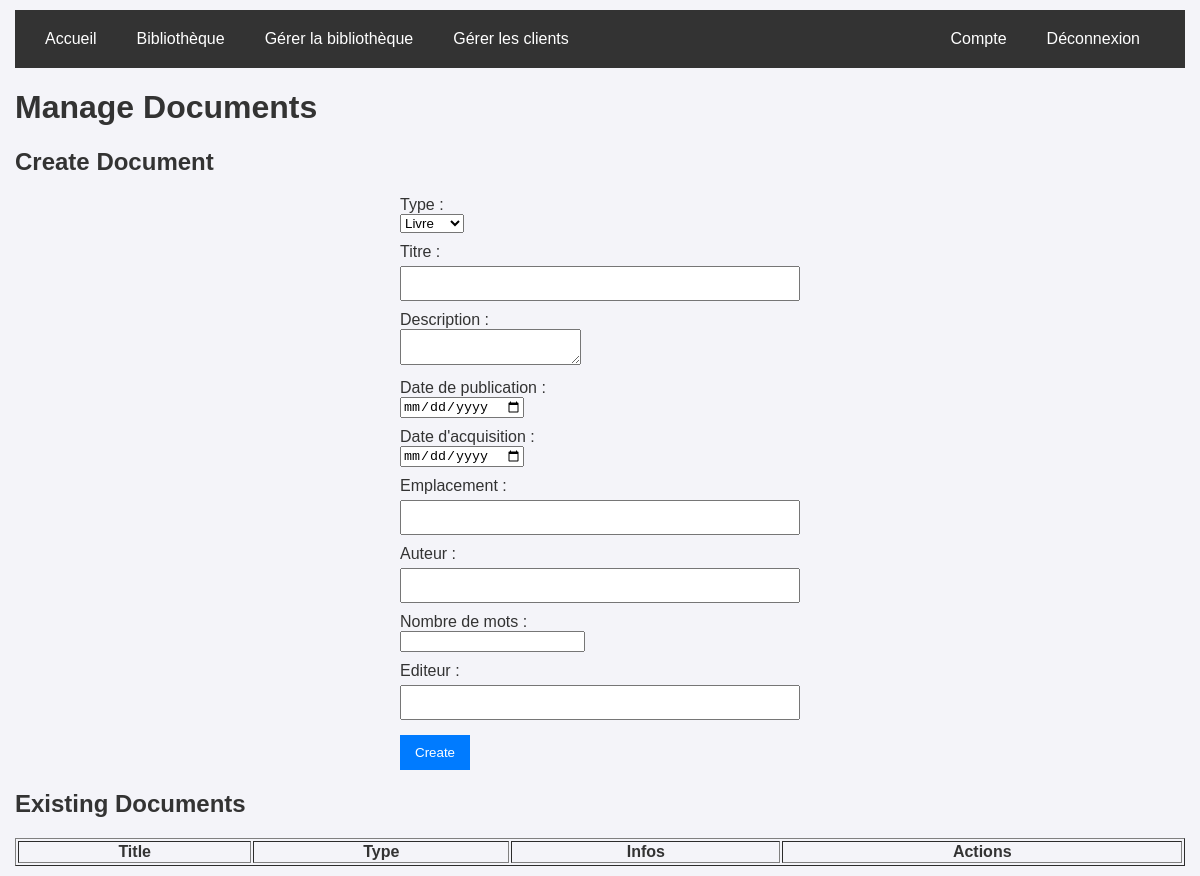
The page /backoffice/manage_library.php (signed in) on the database as committed earlier.
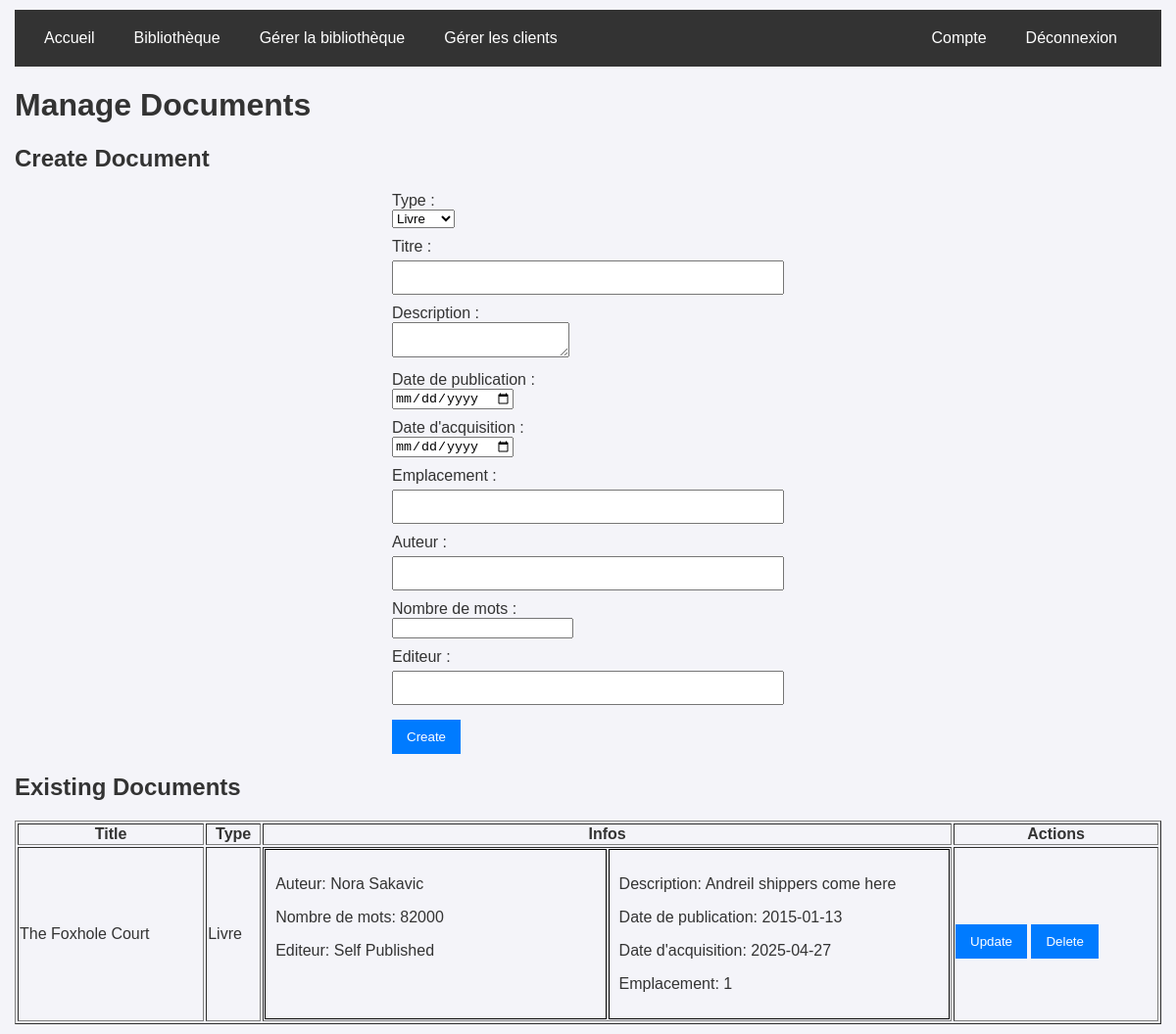
The same page on the database as committed later.
### tables this page shows
CREATE TABLE Book(
   id_document INTEGER,
   author_book TEXT,
   nbr_words_book TEXT,
   publisher_book TEXT,
   PRIMARY KEY(id_document),
   FOREIGN KEY(id_document) REFERENCES Document(id_document)
);

CREATE TABLE Document(
   id_document INTEGER,
   title_document TEXT NOT NULL,
   publishing_date_document NUMERIC NOT NULL,
   description_document TEXT,
   acquisition_date_document NUMERIC NOT NULL,
   id_location INTEGER NOT NULL,
   PRIMARY KEY(id_document),
   FOREIGN KEY(id_location) REFERENCES Location(id_location)
);

### backoffice/manage_library.php (the view, shortened to what this page needs)
<?php
require_once '../database/db_connection.php';
$stmt = $pdo->query("SELECT d.*, b.author_book, b.nbr_words_book, b.publisher_book, di.artist_disk, di.producer_disk, di.director_disk FROM document d LEFT JOIN book b ON d.id_document = b.id_document LEFT JOIN disk di ON d.id_document = di.id_document");
$documents = $stmt->fetchAll(PDO::FETCH_ASSOC);
?>
<!DOCTYPE html>
<html lang="en">
<head>
    <link rel="stylesheet" href="../styles/style.css">
</head>
<body>
    <?php include '../navbar.php'; ?>
    <h1>Manage Documents</h1>
    <h2>Create Document</h2>
    <form method="POST">
        <label for="type">Type :</label>
        <select id="type" name="type" required>
            <option value="book">Livre</option>
        </select>
        <label for="title">Titre :</label>
        <input type="text" id="title" name="title" required>
        <label for="description">Description :</label>
        <textarea id="description" name="description"></textarea>
        <label for="publishing_date">Date de publication :</label>
        <input type="date" id="publishing_date" name="publishing_date" required>
        <label for="acquisition_date">Date d'acquisition :</label>
        <input type="date" id="acquisition_date" name="acquisition_date" required>
        <label for="location">Emplacement :</label>
        <input type="text" id="location" name="location" required>
        <div id="dynamic-form"></div>
        <button type="submit">Create</button>
    </form>
    <h2>Existing Documents</h2>
    <table border="1" class="document-table">
        <thead>
            <tr>
                <th>Title</th>
                <th>Type</th>
                <th>Infos</th>
                <th>Actions</th>
            </tr>
        </thead>
        <tbody>
            <?php foreach ($documents as $document): ?>
                <?php $document['type_document'] = array_key_exists('author_book', $document) && $document['author_book'] != null
                        ? type_document::Book
                        : type_document::Disk ?>
                <tr>
                    <td><?= htmlspecialchars($document['title_document']) ?></td>
                    <td><?=
                        $document['type_document'] == type_document::Book ? 'Livre' : 'Disque'
                    ?></td>
                    <td>
                        <div style="display: flex; flex-direction: row; gap:2px; width: 100%;">
                            <div class="document-details-table-cell">
                            <?php if ($document['type_document'] == type_document::Book): ?>
                                <p>Auteur: <?= htmlspecialchars($document['author_book']) ?></p>
                                <p>Nombre de mots: <?= htmlspecialchars($document['nbr_words_book']) ?></p>
                                <p>Editeur: <?= htmlspecialchars($document['publisher_book']) ?></p>
                            <?php else : ?>
                                <p>Artiste: <?= htmlspecialchars($document['artist_disk']) ?></p>
                                <p>Producteur: <?= htmlspecialchars($document['producer_disk']) ?></p>
                                <p>Directeur: <?= htmlspecialchars($document['director_disk']) ?></p>
                            <?php endif; ?>
                            </div>
                            <div class="document-details-table-cell">
                                <p>Description: <?= htmlspecialchars($document['description_document']) ?></p>
                                <p>Date de publication: <?= htmlspecialchars($document['publishing_date_document']) ?></p>
                                <p>Date d'acquisition: <?= htmlspecialchars($document['acquisition_date_document']) ?></p>
                                <p>Emplacement: <?= htmlspecialchars($document['id_location']) ?></p>
                            </div>
                        </div>
                    </td>
                    <td>
                        <a href="update_document.php?id_document=<?= $document['id_document'] ?>&type=<?= $document['type_document']->name ?>" style="display: inline-block;">
                            <button type="button">Update</button>
                        </a>
                        <form method="POST" style="display: inline;">
                            <button type="submit">Delete</button>
                        </form>
                    </td>
                </tr>
            <?php endforeach; ?>
        </tbody>
    </table>
</body>
</html>

### navbar.php (shortened to what this page needs)
<?php
$httpProtocol = !isset($_SERVER['HTTPS']) || $_SERVER['HTTPS'] != 'on' ? 'http' : 'https';
$base_url = $httpProtocol.'://'.$_SERVER['HTTP_HOST'];
?>
<!DOCTYPE html>
<html lang="en">
<head>
    <link rel="stylesheet" href="styles/style.css">
</head>
<body>
    <div class="navbar">
        <?php
        echo "<a href=\"$base_url/index.php\">Accueil</a>
        <a href=\"$base_url/library.php\">Bibliothèque</a>";
        if (isset($_SESSION['role']) && in_array($_SESSION['role'], [1, 2, 3])) {
            echo "<a href=\"$base_url/backoffice/manage_library.php\">Gérer la bibliothèque</a>";
            echo "<a href=\"$base_url/backoffice/manage_client.php\">Gérer les clients</a>";
        }
        echo '<div class="navbar-right">';
        if (isset($_SESSION['user_id'])) {
            echo "<a href=\"$base_url/account.php\">Compte</a>";
            echo "<a href=\"$base_url/logout.php\">Déconnexion</a>";
        } else {
            echo "<a href=\"$base_url/login.php\">Se connecter / Créer un compte</a>";
        }
        echo '</div>';
    ?>
    </div>
</body>
</html>

### styles/style.css (style rules this page uses)
body { font-family: Arial, sans-serif; margin: 0; padding: 10px 15px; background-color: #f4f4f9; color: #333; }
a { color: #6c5ce7; text-decoration: none; }
.navbar { display: flex; background-color: #333; padding: 10px; }
.navbar a { color: white; text-decoration: none; padding: 10px 15px; margin: 0 5px; }
.navbar-right { margin-left: auto; padding: 10px 15px; }
form { max-width: 400px; margin: auto; }
label { display: block; margin-top: 10px; }
input[type="text"], input[type="email"], input[type="password"] { width: 100%; padding: 8px; margin-top: 5px; box-sizing: border-box; }
button { margin-top: 15px; padding: 10px 15px; background-color: #007BFF; color: white; border: none; cursor: pointer; }
.document-details-table-cell { padding: 10px; border: 1px solid #000000; text-align: left; width: 50%; }
.document-table { width: 100%; }

Rows that differ between the two databases and show on the page:
added book: id_document.title_document "The Foxhole Court", author_book "Nora Sakavic", nbr_words_book "82000", publisher_book "Self Published", id_document.description_document "Andreil shippers come here", id_document.publishing_date_document "2015-01-13", id_document.acquisition_date_document "2025-04-27", id_document.id_location "1"
